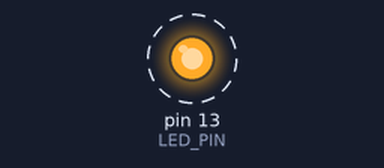
Simulated run of this sketch. Board: Arduino Uno, built with avr-gcc and run on an emulated ATmega328P. On the bench: output pins drawn as LEDs (lit = HIGH). Dashed ring = blinking. What the sketch prints to the serial monitor is not drawn.

Above: at 0.12 s.
Timing chart, 0 to 3.0 s (numbered marks = the images above):
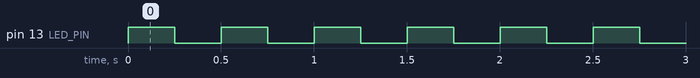

Measured:
- by itself, pin 13 (LED_PIN): alternates HIGH for 0.25 s and LOW for 0.25 s

The sketch:

W12_1_LED_Blink.ino
```cpp
// งาน 12.1 : ไฟกระพริบ (กำหนดความถี่เอง)
// บอร์ด Arduino UNO R4 WiFi
// วงจร: D13 -> R 220Ω -> ขายาว (+) ของ LED, ขาสั้น (−) -> GND

const int   LED_PIN  = 13;
const float BLINK_HZ = 2.0;    // ความถี่ = กระพริบกี่ครั้งต่อวินาที (เปลี่ยนได้ เช่น 0.5, 1, 5)

unsigned long halfPeriod;      // เวลาติด = เวลาดับ = ครึ่งคาบ (ms)

void setup() {
  Serial.begin(9600);
  pinMode(LED_PIN, OUTPUT);

  // คาบ T = 1 / f วินาที -> ติดครึ่งคาบ ดับครึ่งคาบ
  halfPeriod = (unsigned long)(1000.0 / BLINK_HZ / 2.0);
  Serial.print("Blink ");
  Serial.print(BLINK_HZ);
  Serial.print(" Hz, on/off = ");
  Serial.print(halfPeriod);
  Serial.println(" ms");
}

void loop() {
  digitalWrite(LED_PIN, HIGH);
  delay(halfPeriod);
  digitalWrite(LED_PIN, LOW);
  delay(halfPeriod);
}
```
